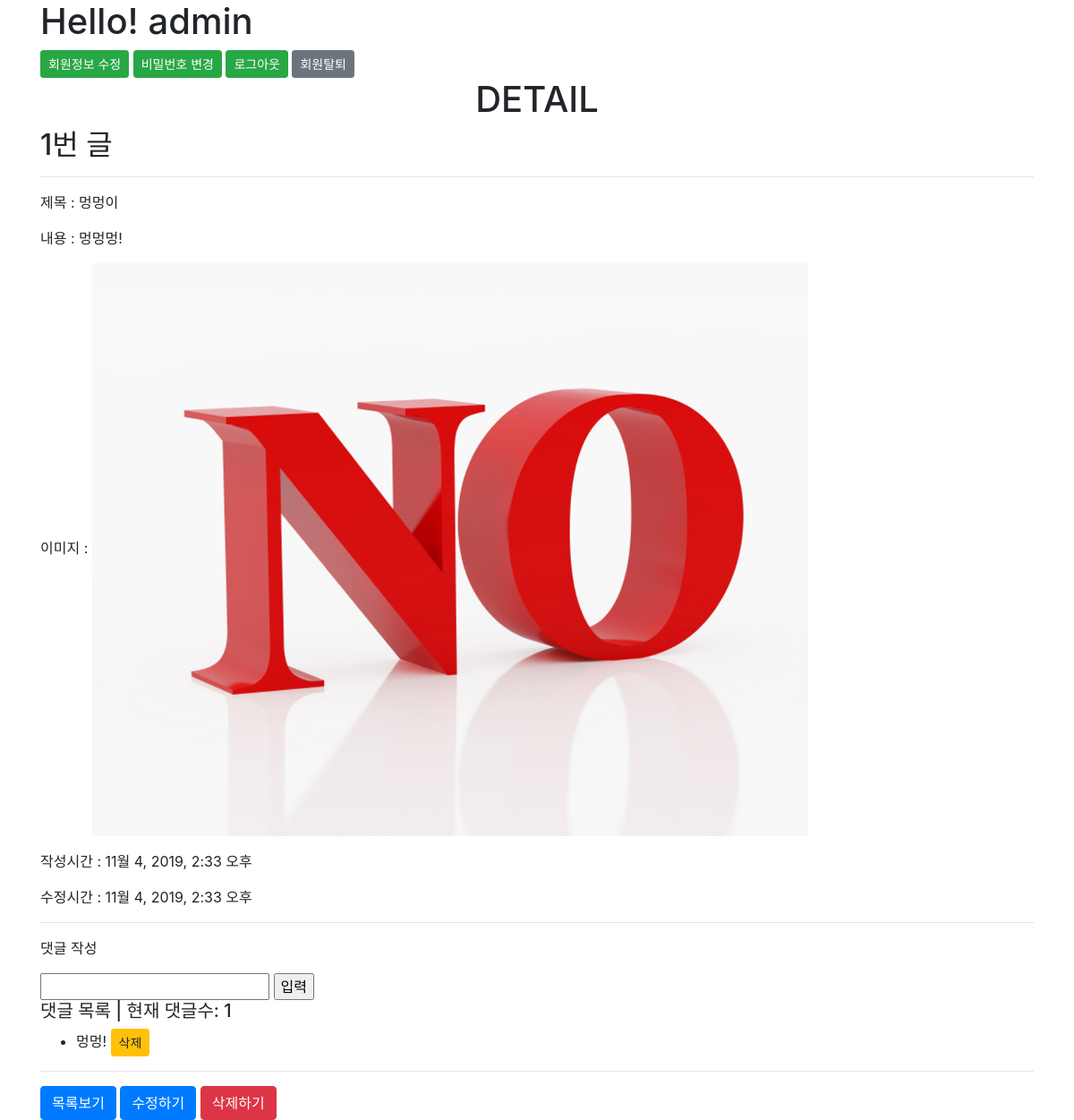
/articles/1/ (signed in), run on the app's committed database.
### articles/models.py (models this page shows, shortened)
class Article(models.Model):
    title = models.CharField(max_length=10)
    content = models.TextField()
    image = models.ImageField(blank=True) #이미지 없는 게시글의 경우 NULL값 인정
    created_at = models.DateTimeField(auto_now_add=True)
    updated_at = models.DateTimeField(auto_now=True)
    user = models.ForeignKey(settings.AUTH_USER_MODEL, on_delete=models.CASCADE)

class Comment(models.Model):
    content = models.CharField(max_length=200)
    created_at = models.DateTimeField(auto_now_add=True)
    article = models.ForeignKey(Article, on_delete=models.CASCADE)

### articles/views.py (the view)
# urls.py: path('<int:article_id>/', views.detail, name="detail"),
def detail(request, article_id):
    article = Article.objects.get(pk=article_id)
    comments = article.comment_set.all()
    return render(request, 'articles/detail.html', {'article':article, 'comments':comments})

### articles/templates/articles/detail.html (shortened to what this page needs)
{% extends 'articles/base.html' %}
{% load static %}
{% block body %}
<h1 class="text-center">DETAIL</h1>
<h2>{{ article.pk }}번 글</h2>
<hr>
<p>제목 : {{ article.title }}</p>
<p>내용 : {{ article.content }}</p>
{% if article.image %}
<p>이미지 : <img src="{{ article.image.url }}" alt=""></p>
{% else %}
<p>이미지 : <img src="{% static 'articles/images/no.jpg' %}" alt=""></p>
{% endif %}
<p>작성시간 : {{ article.created_at }}</p>
<p>수정시간 : {{ article.updated_at }}</p>
<hr>
<form action="{% url 'articles:comment_create' article.id %}" method="POST">
    <p>댓글 작성</p>
    <input type="text" name="content">
    <input type="submit" value="입력">
</form>
<h5>댓글 목록 | 현재 댓글수: {{ comments|length }}</h5>
{% for comment in comments %}
<ul>
    <li>
        {{ comment.content }}
        <form action="{% url 'articles:comment_delete' article.id comment.id %}" style="display: inline;" method = "POST">
            <button class='btn btn-warning btn-sm'>삭제</button>
        </form>
    </li>
</ul>
{% empty %}
<p>댓글이 아직 없습니다.</p>
{% endfor %}
<hr>
<a href="{% url 'articles:index' %}" class="btn btn-primary">목록보기</a>
<a href="{% url 'articles:update' article.pk %}" class="btn btn-primary">수정하기</a>
<form action="{% url 'articles:delete' article.pk %}", onclick="return confirm('R U Sure..??')" method='POST' style="display:inline">
    <button class="btn btn-danger">삭제하기</button>
</form>
{% endblock %}

### articles/templates/articles/base.html (shortened to what this page needs)
<!DOCTYPE html>
<html lang="en">
<head>
    <link rel="stylesheet" href="https://stackpath.bootstrapcdn.com/bootstrap/4.3.1/css/bootstrap.min.css">
</head>
<body>
    <div class="container">
        {% if user.is_authenticated %}
        <h1>Hello! {{ user.username }} </h1>
        <a href="{% url 'accounts:edit' %}"><button class="btn btn-success btn-sm">회원정보 수정</button></a>
        <a href="{% url 'accounts:change_password' %}"><button class="btn btn-success btn-sm">비밀번호 변경</button></a>
        <form action="{% url 'accounts:logout' %}" method="POST" style='display:inline'>
            <button class="btn btn-success btn-sm">로그아웃</button>
        </form>
        <form action="{% url 'accounts:quit' %}" method="POST" style='display:inline'>
            <button class='btn btn-secondary btn-sm'>회원탈퇴</button>
        </form>
        {% else %}
        <h1>Hello! Stranger</h1>
        <a href="{% url 'accounts:signup' %}"><button class="btn btn-success btn-sm">회원가입</button></a>
        <a href="{% url 'accounts:login' %}"><button class="btn btn-success btn-sm">로그인</button></a>
        {% endif %}
        {% block body %}
        {% endblock %}
    </div>
</body>
</html>

### data on the page
Article: pk "1", title "멍멍이", content "멍멍멍!", created_at "11월 4, 2019, 2:33 오후", updated_at "11월 4, 2019, 2:33 오후"
Comment: content "멍멍!"

### other printed values
{{ user.username }} "admin"
{{ comments|length }} "1"
